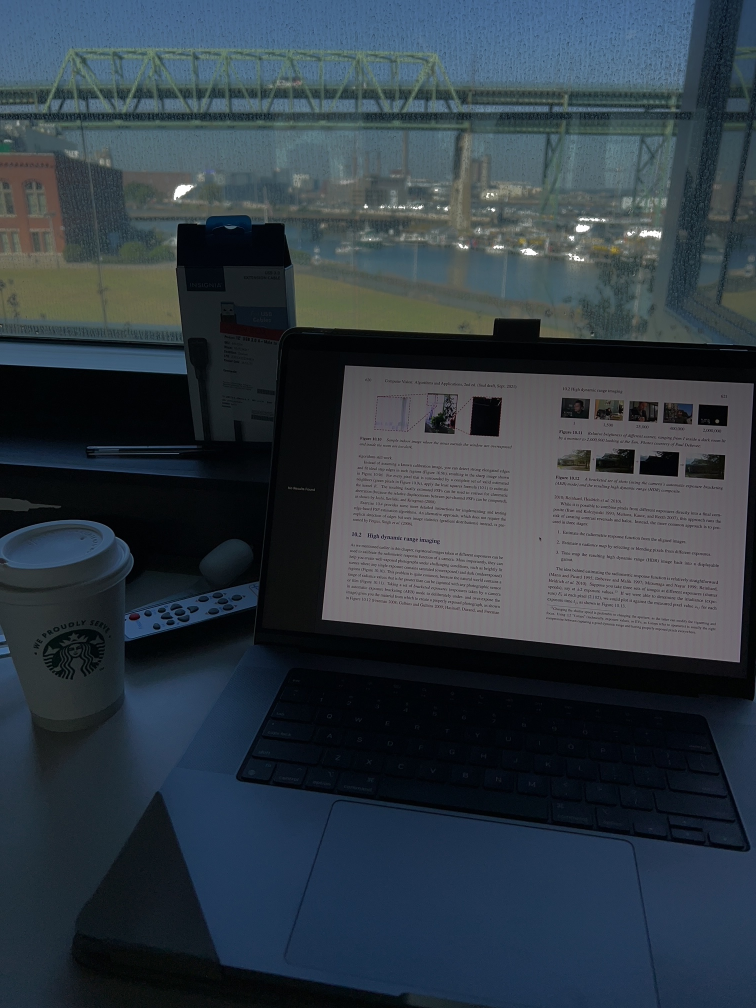
#> input picture IMAGE_1.JPG, 1512 x 2016 px (shown at 1/2 size)
$ python hdr.py
#> lines starting #> are read from the running program, lines starting #| are printed output that depends on the picture
import threading

import cv2
import numpy as np

# Part 1: input bracket and output path
BRACKET_PATHS = ["IMAGE_1.JPG", "IMAGE_2.JPG", "IMAGE_3.JPG"]
HDR_OUTPUT_PATH = "HDR.jpg"

# Software exposure simulation: gamma > 1 darkens, gamma < 1 brightens
GAMMA_UNDER = 3.0
GAMMA_NORMAL = 1.0
GAMMA_OVER = 0.2

THUMBNAIL_SCALE = 0.15
HELP_BAR_HEIGHT = 45
WATERMARK_TEXT = "HDR"


def load_exposure_bracket(paths):
    """Load a sequence of bracketed-exposure images."""
    images = [cv2.imread(p) for p in paths]
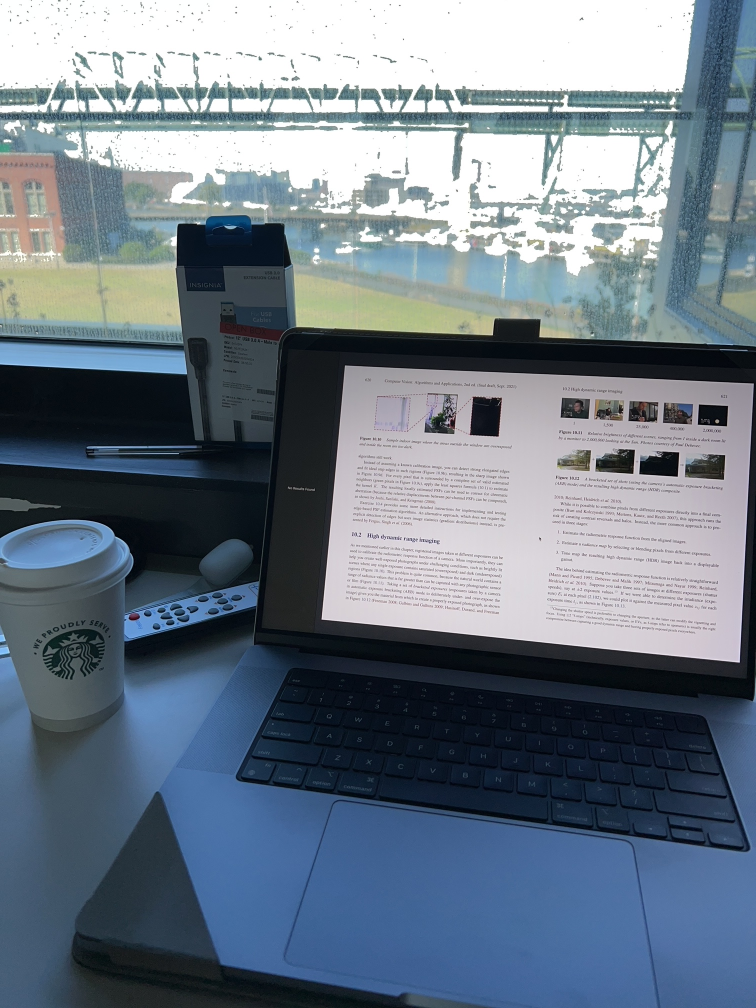
#> input picture IMAGE_2.JPG, 1512 x 2016 px (shown at 1/2 size)
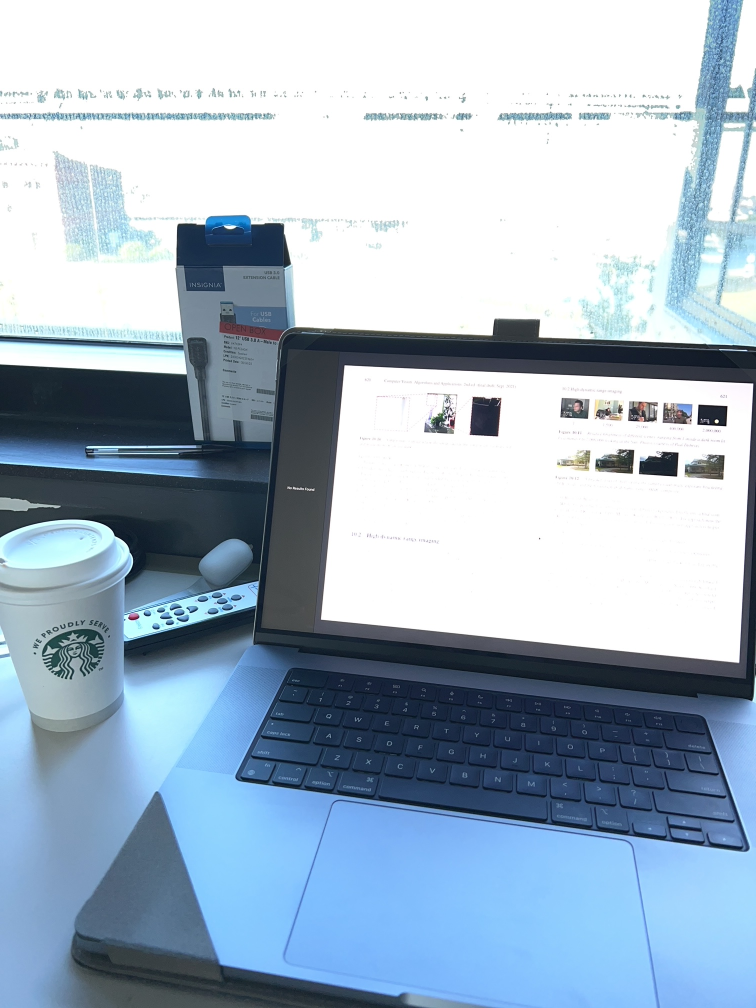
#> input picture IMAGE_3.JPG, 1512 x 2016 px (shown at 1/2 size)
#> images = 3 items
    for path, img in zip(paths, images):
        if img is None:
            raise FileNotFoundError(f"Could not read {path}")
#> this loop made 3 passes
#> path on passes 1 to 3: 'IMAGE_1.JPG', 'IMAGE_2.JPG', 'IMAGE_3.JPG'
    shapes = {img.shape for img in images}
#> shapes = 1 item
    if len(shapes) > 1:
        raise ValueError(f"Image dimensions do not match: {shapes}")
    return images


def align_exposures(images):
    """Align bracketed exposures in-place using median threshold bitmaps."""
    aligner = cv2.createAlignMTB()
    aligner.process(images, images)
    return images


CONTRAST_WEIGHT = 1.0
SATURATION_WEIGHT = 1.0
EXPOSURE_WEIGHT = 1.0


def fuse_mertens(images, cw=CONTRAST_WEIGHT, sw=SATURATION_WEIGHT, ew=EXPOSURE_WEIGHT):
    """Combine aligned exposures via Mertens exposure fusion."""
    merger = cv2.createMergeMertens(cw, sw, ew)
    fusion = merger.process(images)
    return np.clip(fusion * 255, 0, 255).astype(np.uint8)


# [5 lines left out: function build_gamma_lut, not called in this run]


class ExposureWorker:
    """One thread in the bracket system, applies a fixed gamma LUT."""

    # [5 lines left out: function __init__, not called in this run]

    def start(self):
        self.thread.start()

    # [13 lines left out: function _run, not called in this run]


class ExposureBracket:
    """Three-thread exposure bracket processor using two-barrier synchronization."""

    # [7 lines left out: function __init__, not called in this run]

    def start(self):
        for w in self.workers:
            w.start()

    # [63 lines left out: functions process, stop, add_watermark, draw_thumbnails, init_state, not called in this run]


def setup_trackbars(window_name, state):
    pass


# [28 lines left out: functions handle_key, apply_effects, not called in this run]


WEIGHT_SWEEP = [
    (1.0, 1.0, 0.0),
    (1.0, 1.0, 0.5),
    (1.0, 1.0, 1.0),
    (1.0, 0.0, 1.0),
    (0.0, 1.0, 1.0),
    (1.0, 1.0, 2.0),
]


CROP_Y = 0
CROP_H = 600
CROP_X = 400
CROP_W = 800


def run_weight_sweep(images):
    """Fuse with several weight combinations and display a 1:1 crop comparison grid."""
    cols = 3
    rows = (len(WEIGHT_SWEEP) + cols - 1) // cols

    grid = np.zeros((rows * CROP_H, cols * CROP_W, 3), dtype=np.uint8)

    for idx, (cw, sw, ew) in enumerate(WEIGHT_SWEEP):
        fused = fuse_mertens(images, cw, sw, ew)
        crop = fused[CROP_Y : CROP_Y + CROP_H, CROP_X : CROP_X + CROP_W]
        label = f"cw={cw} sw={sw} ew={ew}"
        cv2.putText(crop, label, (10, 30), cv2.FONT_HERSHEY_SIMPLEX, 0.8, (0, 255, 0), 2)
        r, c = divmod(idx, cols)
        grid[r * CROP_H : (r + 1) * CROP_H, c * CROP_W : (c + 1) * CROP_W] = crop

    return grid


if __name__ == "__main__":
    bracket = load_exposure_bracket(BRACKET_PATHS)
#> bracket = 3 items
    aligned = align_exposures(bracket)
#> aligned = 3 items

    result = fuse_mertens(aligned)
#> in fuse_mertens, `fusion = merger.process(images)`:
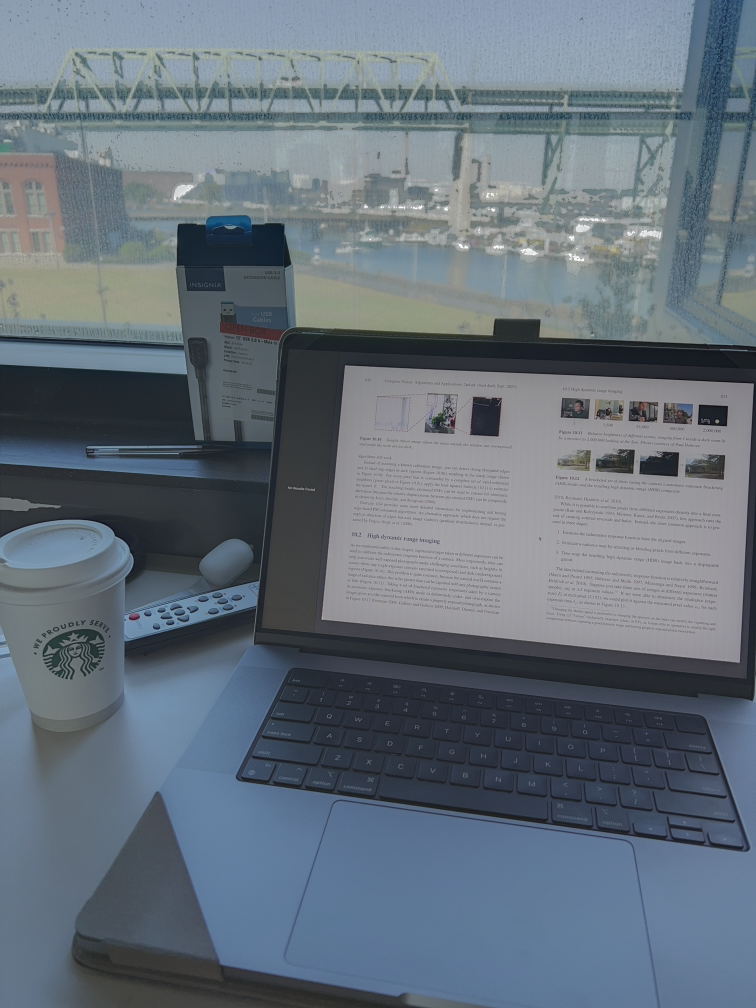
#> fusion: shape (2016, 1512, 3) float32 (shown at 1/2 size); mean of channels 0, 1, 2 0.461, 0.395, 0.323; drawn with min black and max white
#> in fuse_mertens, `return np.clip(fusion * 255, 0, 255).astype(np.uint8)`:
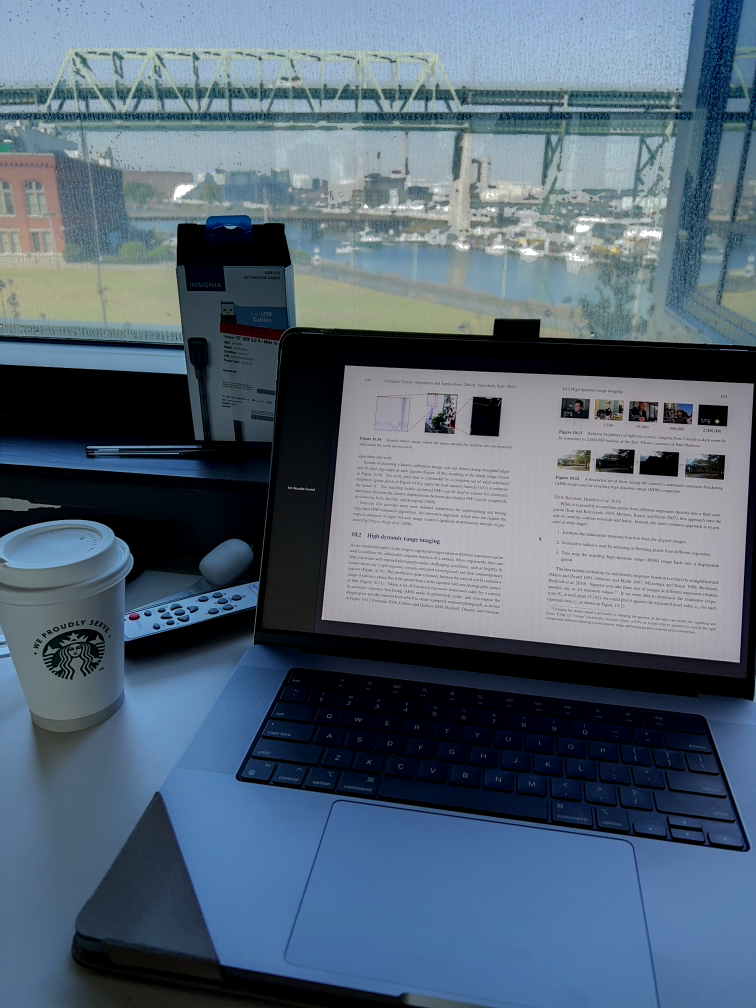
#> returned value: shape (2016, 1512, 3) (shown at 1/2 size); mean of channels 0, 1, 2 118, 101.7, 85; drawn as B, G, R
    cv2.imwrite(HDR_OUTPUT_PATH, result)
    print(f"Saved {HDR_OUTPUT_PATH}")

    grid = run_weight_sweep(aligned)
#> the loop in run_weight_sweep, `for idx, (cw, sw, ew) in enumerate(WEIGHT_SWEEP):` made 6 passes
#> pass 1, in run_weight_sweep, `crop = fused[CROP_Y : CROP_Y + CROP_H, CROP_X : CROP_X + CROP_W]`:
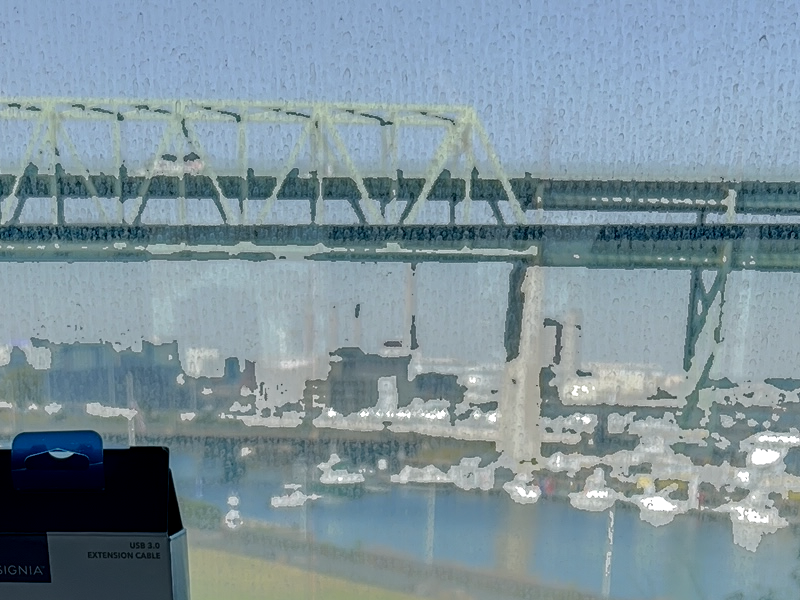
#> crop: shape (600, 800, 3); mean of channels 0, 1, 2 156.5, 146.4, 126.2; drawn as B, G, R
#> after the loop in run_weight_sweep, `for idx, (cw, sw, ew) in enumerate(WEIGHT_SWEEP):`:
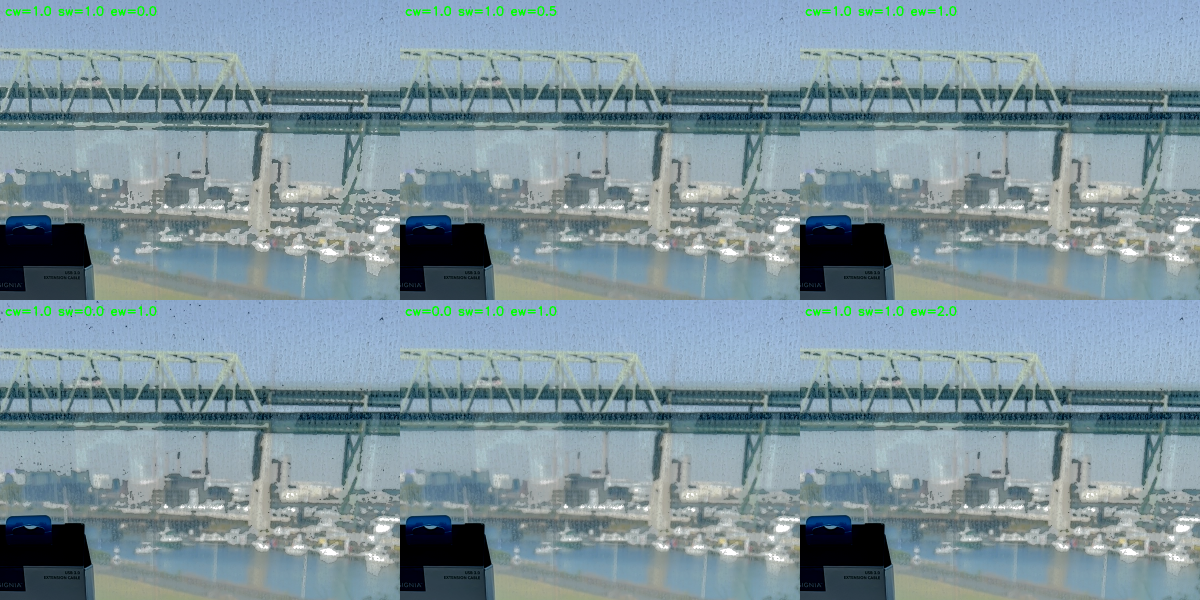
#> grid: shape (1200, 2400, 3) (shown at 1/2 size); mean of channels 0, 1, 2 157.2, 147.7, 126.3; drawn as B, G, R
    cv2.imshow("Mertens Weight Sweep", grid)
    cv2.waitKey(0)
    cv2.destroyAllWindows()
